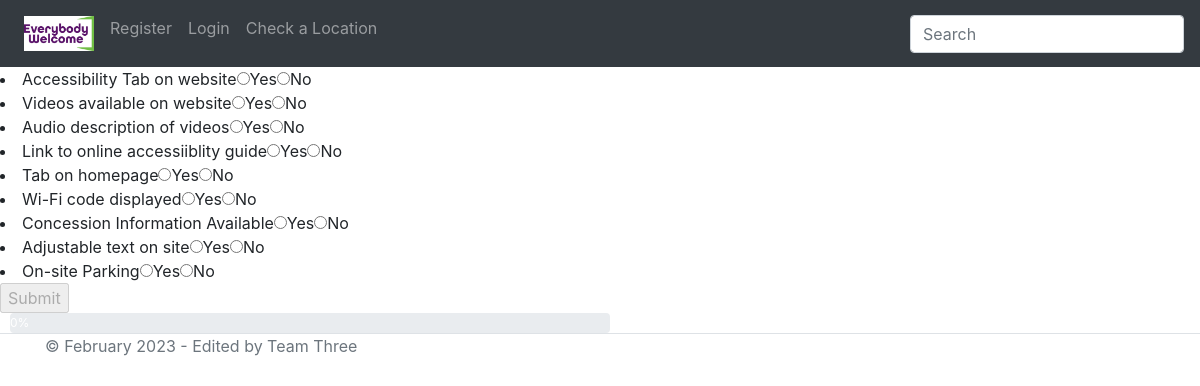
Before: /testing.php?company=test with the older database file.
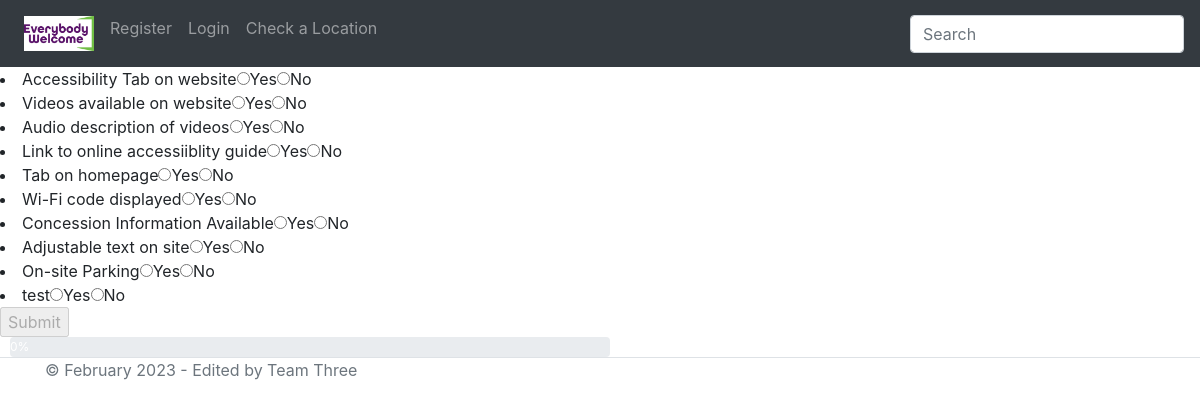
After: the same page with the newer database file.
### tables this page shows
CREATE TABLE "Checklist" (
QuestionNo VARCHAR(10) PRIMARY KEY,
Question TEXT,
ActionPoint TEXT,
Venue TEXT
);

### testing.php (the view, shortened to what this page needs)
<?php include("NavigationBar.php");
?>
<!DOCTYPE html>
<html>
<?php
function getQuestionsNos()
{
  $venueType = $_GET['company'];
  $db = new SQLite3('ActionPoints.db');
  $stmt = $db->prepare("SELECT QuestionNo FROM Checklist WHERE (Venue = 'General' OR Venue = '$venueType')");
  $result = $stmt->execute();
  $arrayResult = [];
  while ($row = $result->fetchArray())
  {
      $arrayResult [] = $row;
  }
  return $arrayResult;
}
$amountOfQuestions=count(getQuestionsNos());
function getQuestion($questnum)
{
$venueType = $_GET['company'];
$db = new SQLite3('ActionPoints.db');
  $stmt = $db->prepare("SELECT Question FROM Checklist WHERE QuestionNo = '$questnum' AND (Venue = 'General' OR Venue = '$venueType')");
  $result = $stmt->execute();
  $rows_array = [];
  while ($row=$result->fetchArray())
  {
      $rows_array[]=$row;
  }
  return $rows_array;
}
?>
<?php
$questionNumbers = getQuestionsNos();
foreach ($questionNumbers as $row) : ?>
<form action="ActionPlan.php" method="get">
<li>
<?php
$first_element = reset(getQuestion($row['QuestionNo'])[0]); echo (implode(',', array($first_element)));
$idYes = $row['QuestionNo'] . "-yes";
$idNo = $row['QuestionNo'] . "-no";
?>
<input type='radio' id='<?php echo $idYes ?>' name='<?php echo $row['QuestionNo'] ?>' value='yes'>Yes<input type='radio' id='<?php echo $idNo ?>' name='<?php echo $row['QuestionNo'] ?>' value='no'>No
</li>
<?php endforeach;?>
    <input type="submit" id="submit-btn" value="Submit" name="Submit">
  </form>
  <div class="progress">
    <div class="progress-bar" role="progressbar" aria-valuenow="0"
      aria-valuemin="0" aria-valuemax="100" style="width: 0%">
      0%
    </div>
  </div>
</body>
</html>
<?php include("Footer.php");?>

### NavigationBar.php (shortened to what this page needs)
<!doctype html>
<html lang="en">
  <head>
    <link rel="stylesheet" href="https://stackpath.bootstrapcdn.com/bootstrap/4.3.1/css/bootstrap.min.css">
  </head>
<body class="bgColor">
    <header>
    <nav class="navbar navbar-expand navbar-dark bg-dark">
      <div class="collapse navbar-collapse" id="navbarsExample02">
        <ul class="navbar-nav mr-auto">
          <li class="nav-item">
            <a class="nav-link" href="/Group-Three-PSP/Homepage.php"><img src="logo2.jpg" width = 70 height = 35></a>
          </li>
          <li class="nav-item">
            <a class="nav-link" href="/Group-Three-PSP/Details.php">Register</a>
          </li>
          <li class="nav-item">
            <a class="nav-link" href="/Group-Three-PSP/Login.php">Login</a>
          </li>
          <li class="nav-item">
            <a class="nav-link" href="/Group-Three-PSP/CheckVenue.php">Check a Location</a>
          </li>
        </ul>
        <form class="form-inline my-2 my-md-0">
          <input class="form-control" type="text" placeholder="Search">
        </form>
      </div>
    </nav>
    </header>

### Footer.php (shortened to what this page needs)
    <footer  class="border-top footer text-muted">
            <div class="container">
                &copy; February 2023 - Edited by Team Three
            </div>
    </footer>
</body>
</html>

### testing.php (style rules this page uses)
input[type="radio"] { display: inline-block; }
.progress { width: 50%; height: 20px; margin-left: 10px; }
.progress-bar { height: 100%; }

Changed rows visible on the page:
added checklist: first_element "test"
